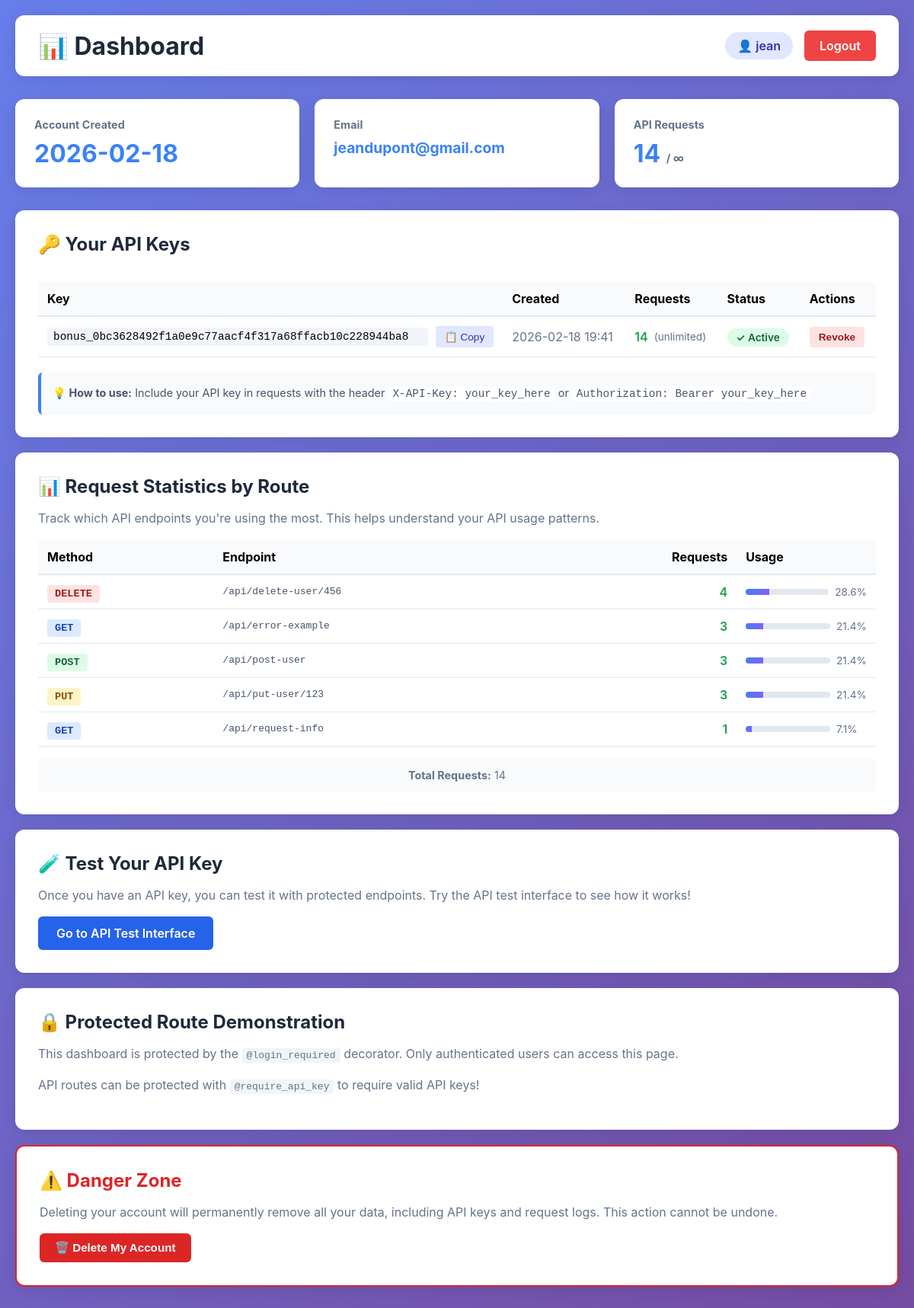
The app's page /dashboard (signed in) with its own data.
### models.py (models this page shows, shortened)
class User(db.Model):
    __tablename__ = "users"
    id = db.Column(db.Integer, primary_key=True)
    username = db.Column(db.String(80), unique=True, nullable=False)
    email = db.Column(db.String(120), unique=True, nullable=False)
    password_hash = db.Column(db.String(255), nullable=False)
    created_at = db.Column(db.DateTime, default=datetime.utcnow)
    api_keys = db.relationship(
        "ApiKey", backref="user", lazy=True, cascade="all, delete-orphan"
    )

class ApiKey(db.Model):
    __tablename__ = "api_keys"
    id = db.Column(db.Integer, primary_key=True)
    user_id = db.Column(db.Integer, db.ForeignKey("users.id"), nullable=False)
    key = db.Column(db.String(64), unique=True, nullable=False, index=True)
    created_at = db.Column(db.DateTime, default=datetime.utcnow)
    is_active = db.Column(db.Boolean, default=True)
    request_logs = db.relationship(
        "RequestLog", backref="api_key", lazy=True, cascade="all, delete-orphan"
    )

class RequestLog(db.Model):
    __tablename__ = "request_logs"
    id = db.Column(db.Integer, primary_key=True)
    api_key_id = db.Column(db.Integer, db.ForeignKey("api_keys.id"), nullable=False)
    endpoint = db.Column(db.String(200), nullable=False)
    method = db.Column(db.String(10), nullable=False)
    status_code = db.Column(db.Integer, nullable=False)
    timestamp = db.Column(db.DateTime, default=datetime.utcnow, index=True)
    ip_address = db.Column(db.String(50), nullable=True)

### blueprints/main_routes.py (the view)
@main.route("/dashboard")
@login_required
def dashboard():
    user = User.query.get(session["user_id"])
    if not user:
        return "User not found", 404
    created_at = user.created_at.strftime("%Y-%m-%d")
    api_keys = (
        ApiKey.query.filter_by(user_id=user.id)
        .order_by(ApiKey.is_active.desc(), ApiKey.created_at.desc())
        .all()
    )
    api_keys_with_counts = []
    for key in api_keys:
        request_count = RequestLog.query.filter_by(api_key_id=key.id).count()
        api_keys_with_counts.append(
            {
                "key": key,
                "request_count": request_count,
                "requests_remaining": max(0, 15 - request_count),
            }
        )
    user_key_ids = [key.id for key in api_keys]
    route_stats = (
        db.session.query(
            RequestLog.endpoint,
            RequestLog.method,
            func.count(RequestLog.id).label("count"),
        )
        .filter(RequestLog.api_key_id.in_(user_key_ids))
        .group_by(RequestLog.endpoint, RequestLog.method)
        .order_by(func.count(RequestLog.id).desc())
        .all()
    )
    route_statistics = [
        {"endpoint": stat.endpoint, "method": stat.method, "count": stat.count}
        for stat in route_stats
    ]
    return render_template(
        "dashboard.html",
        user=user,
        created_at=created_at,
        api_keys_with_counts=api_keys_with_counts,
        route_statistics=route_statistics,
    )

### templates/dashboard.html (shortened to what this page needs)
<!DOCTYPE html>
<html lang="en">
<head>
</head>
<body>
    <div class="container">
        <div class="header">
            <h1>📊 Dashboard</h1>
            <div class="user-info">
                <span class="user-badge">👤 {{ session.username }}</span>
                <a href="{{ url_for('auth.logout') }}" class="btn-logout">Logout</a>
            </div>
        </div>
        <div class="stats-grid">
            <div class="stat-card">
                <h3>Account Created</h3>
                <div class="value">{{ created_at }}</div>
            </div>
            <div class="stat-card">
                <h3>Email</h3>
                <div class="value" style="font-size: 1.2rem;">{{ user.email }}</div>
            </div>
            <div class="stat-card">
                <h3>API Requests</h3>
                <div class="value">
                    {% set total_requests = api_keys_with_counts|sum(attribute='request_count') %}
                    {{ total_requests }} <span style="font-size: 0.9rem; color: #64748b;">/ ∞</span>
                </div>
            </div>
        </div>
        <div class="card">
            <div style="display: flex; justify-content: space-between; align-items: center; margin-bottom: 20px;">
                <h2>🔑 Your API Keys</h2>
            </div>
            {% if api_keys_with_counts %}
                <div style="overflow-x: auto;">
                    <table style="width: 100%; border-collapse: collapse;">
                        <thead>
                            <tr style="background: #f8fafc; text-align: left;">
                                <th style="padding: 12px; border-bottom: 2px solid #e2e8f0;">Key</th>
                                <th style="padding: 12px; border-bottom: 2px solid #e2e8f0;">Created</th>
                                <th style="padding: 12px; border-bottom: 2px solid #e2e8f0;">Requests</th>
                                <th style="padding: 12px; border-bottom: 2px solid #e2e8f0;">Status</th>
                                <th style="padding: 12px; border-bottom: 2px solid #e2e8f0;">Actions</th>
                            </tr>
                        </thead>
                        <tbody>
                            {% for item in api_keys_with_counts %}
                            <tr style="border-bottom: 1px solid #e2e8f0;">
                                <td style="padding: 12px; font-family: monospace; font-size: 0.9rem;">
                                    <div style="display: flex; align-items: center; gap: 10px;">
                                        <code style="background: #f1f5f9; padding: 4px 8px; border-radius: 4px; flex: 1;">{{ item.key.key }}</code>
                                        <button onclick="copyToClipboard('{{ item.key.key }}')" style="background: #e0e7ff; color: #3730a3; border: none; padding: 6px 12px; border-radius: 4px; cursor: pointer; font-size: 0.85rem;">
                                            📋 Copy
                                        </button>
                                    </div>
                                </td>
                                <td style="padding: 12px; color: #64748b;">{{ item.key.created_at.strftime('%Y-%m-%d %H:%M') }}</td>
                                <td style="padding: 12px;">
                                    <div style="display: flex; align-items: center; gap: 8px;">
                                        <span style="font-weight: 600; color: #16a34a;">
                                            {{ item.request_count }}
                                        </span>
                                        <span style="color: #64748b; font-size: 0.85rem;">
                                            (unlimited)
                                        </span>
                                    </div>
                                </td>
                                <td style="padding: 12px;">
                                    {% if item.key.is_active %}
                                        <span style="background: #dcfce7; color: #166534; padding: 4px 12px; border-radius: 12px; font-size: 0.85rem; font-weight: 600;">✓ Active</span>
                                    {% else %}
                                        <span style="background: #fee2e2; color: #991b1b; padding: 4px 12px; border-radius: 12px; font-size: 0.85rem; font-weight: 600;">✗ Revoked</span>
                                    {% endif %}
                                </td>
                                <td style="padding: 12px;">
                                    {% if item.key.is_active %}
                                        <form method="POST" action="/api-keys/{{ item.key.id }}/revoke" style="margin: 0;" onsubmit="return confirm('Are you sure you want to revoke this API key?');">
                                            <button type="submit" style="background: #fee2e2; color: #991b1b; border: none; padding: 6px 12px; border-radius: 4px; cursor: pointer; font-size: 0.85rem; font-weight: 600;">
                                                Revoke
                                            </button>
                                        </form>
                                    {% else %}
                                        <span style="color: #94a3b8;">-</span>
                                    {% endif %}
                                </td>
                            </tr>
                            {% endfor %}
                        </tbody>
                    </table>
                </div>
                <div style="margin-top: 20px; padding: 15px; background: #f8fafc; border-radius: 6px; border-left: 4px solid #3b82f6;">
                    <p style="color: #475569; font-size: 0.9rem; line-height: 1.6;">
                        <strong>💡 How to use:</strong> Include your API key in requests with the header
                        <code style="background: white; padding: 2px 6px; border-radius: 3px;">X-API-Key: your_key_here</code>
                        or <code style="background: white; padding: 2px 6px; border-radius: 3px;">Authorization: Bearer your_key_here</code>
                    </p>
                </div>
            {% else %}
                <div style="text-align: center; padding: 40px; color: #64748b;">
                    <p style="font-size: 1.1rem; margin-bottom: 10px;">🔑 No API keys yet</p>
                    <p>Generate your first API key to start using protected API endpoints</p>
                </div>
            {% endif %}
        </div>
        <div class="card">
            <h2>📊 Request Statistics by Route</h2>
            {% if route_statistics %}
                <div class="info-text" style="margin-bottom: 15px;">
                    Track which API endpoints you're using the most. This helps understand your API usage patterns.
                </div>
                <div style="overflow-x: auto;">
                    <table style="width: 100%; border-collapse: collapse;">
                        <thead>
                            <tr style="background: #f8fafc; text-align: left;">
                                <th style="padding: 12px; border-bottom: 2px solid #e2e8f0;">Method</th>
                                <th style="padding: 12px; border-bottom: 2px solid #e2e8f0;">Endpoint</th>
                                <th style="padding: 12px; border-bottom: 2px solid #e2e8f0; text-align: right;">Requests</th>
                                <th style="padding: 12px; border-bottom: 2px solid #e2e8f0;">Usage</th>
                            </tr>
                        </thead>
                        <tbody>
                            {% set total_requests = route_statistics|sum(attribute='count') %}
                            {% for stat in route_statistics %}
                            <tr style="border-bottom: 1px solid #e2e8f0;">
                                <td style="padding: 12px;">
                                    <span style="background: {% if stat.method == 'GET' %}#dbeafe{% elif stat.method == 'POST' %}#dcfce7{% elif stat.method == 'PUT' %}#fef3c7{% elif stat.method == 'DELETE' %}#fee2e2{% else %}#f1f5f9{% endif %}; color: {% if stat.method == 'GET' %}#1e40af{% elif stat.method == 'POST' %}#166534{% elif stat.method == 'PUT' %}#854d0e{% elif stat.method == 'DELETE' %}#991b1b{% else %}#475569{% endif %}; padding: 4px 10px; border-radius: 4px; font-weight: 600; font-size: 0.85rem; font-family: monospace;">
                                        {{ stat.method }}
                                    </span>
                                </td>
                                <td style="padding: 12px; font-family: monospace; color: #475569;">
                                    {{ stat.endpoint }}
                                </td>
                                <td style="padding: 12px; text-align: right; font-weight: 600; color: #16a34a;">
                                    {{ stat.count }}
                                </td>
                                <td style="padding: 12px;">
                                    <div style="display: flex; align-items: center; gap: 8px;">
                                        <div style="flex: 1; background: #e2e8f0; height: 8px; border-radius: 4px; overflow: hidden; max-width: 200px;">
                                            {% set percentage = (stat.count / total_requests * 100)|int if total_requests > 0 else 0 %}
                                            <div style="width: {{ percentage }}%; background: linear-gradient(135deg, #3b82f6 0%, #8b5cf6 100%); height: 100%;"></div>
                                        </div>
                                        <span style="font-size: 0.85rem; color: #64748b; min-width: 40px;">
                                            {{ ((stat.count / total_requests * 100)|round(1) if total_requests > 0 else 0) }}%
                                        </span>
                                    </div>
                                </td>
                            </tr>
                            {% endfor %}
                        </tbody>
                    </table>
                </div>
                <div style="margin-top: 15px; padding: 12px; background: #f8fafc; border-radius: 6px; text-align: center;">
                    <span style="color: #64748b; font-size: 0.9rem;">
                        <strong>Total Requests:</strong> {{ total_requests }}
                    </span>
                </div>
            {% else %}
                <div style="text-align: center; padding: 40px; color: #64748b;">
                    <p style="font-size: 1.1rem; margin-bottom: 10px;">📊 No requests yet</p>
                    <p>Start making API requests to see statistics here</p>
                </div>
            {% endif %}
        </div>
        <div class="card">
            <h2>🧪 Test Your API Key</h2>
            <div class="info-text">
                Once you have an API key, you can test it with protected endpoints. Try the API test interface to see how it works!
            </div>
            <a href="/" class="btn-primary">Go to API Test Interface</a>
        </div>
        <div class="card">
            <h2>🔒 Protected Route Demonstration</h2>
            <div class="info-text">
                This dashboard is protected by the <code style="background: #f1f5f9; padding: 2px 6px; border-radius: 3px;">@login_required</code> decorator.
                Only authenticated users can access this page.
            </div>
            <div class="info-text">
                API routes can be protected with <code style="background: #f1f5f9; padding: 2px 6px; border-radius: 3px;">@require_api_key</code> to require valid API keys!
            </div>
        </div>
        <div class="card" style="border: 2px solid #dc2626;">
            <h2 style="color: #dc2626;">⚠️ Danger Zone</h2>
            <div class="info-text">
                Deleting your account will permanently remove all your data, including API keys and request logs. This action cannot be undone.
            </div>
            <form method="POST" action="{{ url_for('main.delete_account') }}" style="margin-top: 15px;" onsubmit="return confirm('Are you sure you want to delete your account? This action is PERMANENT and CANNOT be undone!');">
                <button type="submit" style="background: #dc2626; color: white; border: none; padding: 10px 20px; border-radius: 6px; cursor: pointer; font-weight: 600; font-size: 0.95rem;">
                    🗑️ Delete My Account
                </button>
            </form>
        </div>
    </div>
</body>
</html>

### records on screen
User: username "jean", email "jeandupont@gmail.com"
ApiKey: key.key "bonus_0bc3628492f1a0e9c77aacf4f317a68ffacb10c228944ba8", key.created_at "2026-02-18 19:41"
RequestLog: method "GET", endpoint "/api/request-info", count "1", {{ percentage }} 7 (drawn), count "7.1"

### other values on screen
{{ created_at }} "2026-02-18"
{{ total_requests }} "14"
{{ item.request_count }} "14"
{{ stat.method }} "DELETE" "GET" "POST" "PUT"
{{ stat.endpoint }} "/api/delete-user/456" "/api/error-example" "/api/post-user" "/api/put-user/123"
{{ stat.count }} "4" "3" "3" "3"
